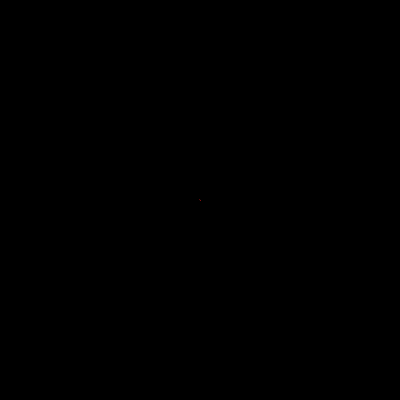
Frame 1 (no input)
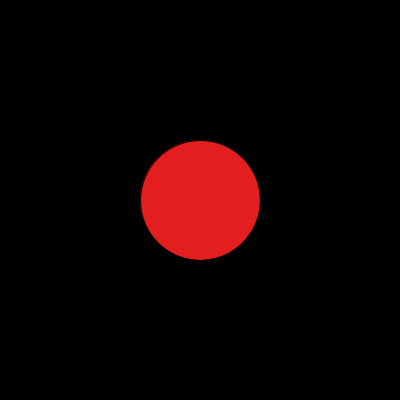
Frame 60 (the mouse pressed at the canvas centre just before this capture)
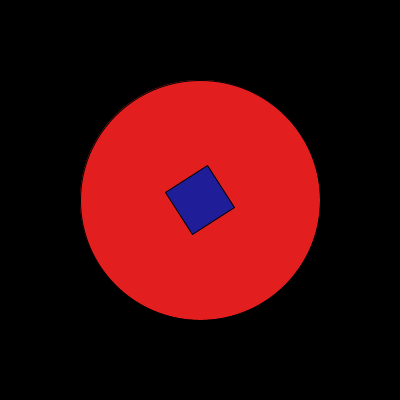
Frame 120 (the mouse held since frame 60 and released just before this capture)

The Processing sketch that drew these frames (run headless with seeded random() and noise(); from frame 60 on, the mouse is pressed at the canvas centre):

// Processing sketch: processing_112662
// ── processing_112662.pde

 
float r = 0; //hey playgramming! this is a VARIABLE used to control the rotation
float s = 0;
float counter = 0;

float hue = 0.0;
float offset = 10;

void setup() 
{
  size(400, 400);
}
 
void draw() 

{ 
  counter += 1;
  
   background(0);
   
   pushMatrix();
   fill(227,30,30);
   if (s >= 300)
    {
      s = -s;
    }
   else if (s < 0 || s < 300)
    {
      s = s + 2;
    }
   ellipse(width/2, height/2, s, s);
   popMatrix();
   
   if (counter <= 250)
   {
     r = r + 0.1; 
   }
   else if(counter > 250)
     {
       r = r - 0.1;
     }
   if (counter > 100)
   {
  
    pushMatrix(); 
    translate(200,200);  
    rotate(r); 
    fill(31,29,152);
    rect(-25,-25,50,50); 
    popMatrix(); 
    
   }
     if(counter > 170)
     {
     drawEllipse();
     }
     
   
}

float ellipseX = 0.0;

void drawEllipse()
{
  ellipseX += 1;
  hue += offset;
  rotate(r);
   if (ellipseX > width)
  {
    ellipseX = -ellipseX;
  }

  if (hue >= 360)
  {
    offset = -offset;
  }
  else if (hue < 0)
  {
    offset = -offset;
  }
  fill(hue, 100, 100);
  float ellipseY = 250 * sin(radians(ellipseX * 2));
  ellipse(ellipseX, ellipseY, 100, 100);
}
